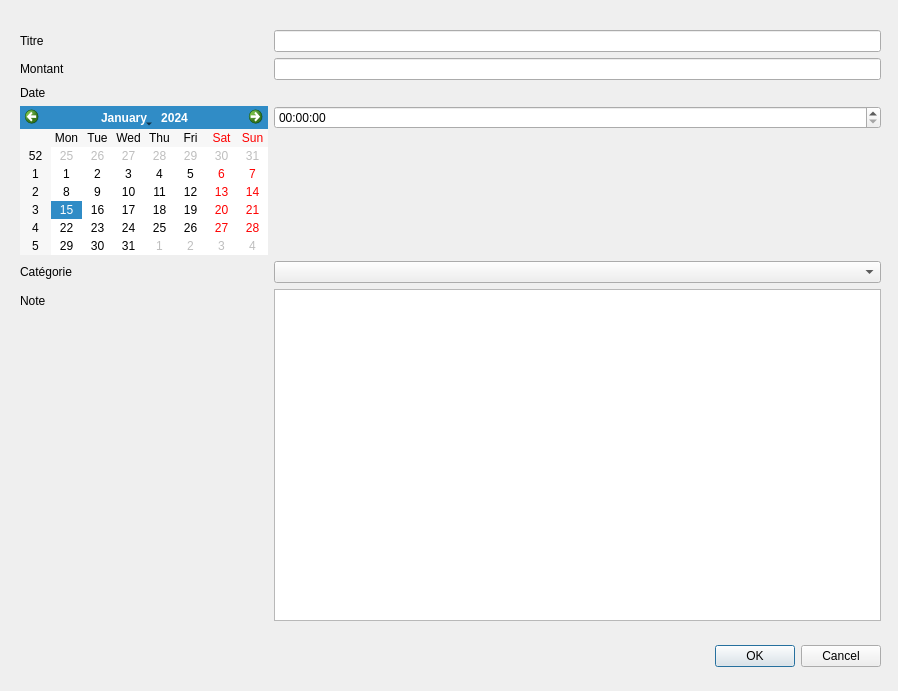
<?xml version="1.0" encoding="UTF-8"?>
<ui version="4.0">
 <class>Transaction</class>
 <widget class="QDialog" name="Transaction">
  <property name="geometry">
   <rect>
    <x>0</x>
    <y>0</y>
    <width>898</width>
    <height>691</height>
   </rect>
  </property>
  <property name="windowTitle">
   <string>Dialog</string>
  </property>
  <widget class="QDialogButtonBox" name="buttonBox">
   <property name="geometry">
    <rect>
     <x>540</x>
     <y>640</y>
     <width>341</width>
     <height>32</height>
    </rect>
   </property>
   <property name="orientation">
    <enum>Qt::Horizontal</enum>
   </property>
   <property name="standardButtons">
    <set>QDialogButtonBox::Cancel|QDialogButtonBox::Ok</set>
   </property>
  </widget>
  <widget class="QWidget" name="formLayoutWidget">
   <property name="geometry">
    <rect>
     <x>20</x>
     <y>30</y>
     <width>861</width>
     <height>591</height>
    </rect>
   </property>
   <layout class="QFormLayout" name="formLayout">
    <item row="0" column="0">
     <widget class="QLabel" name="titleLabel">
      <property name="text">
       <string>Titre</string>
      </property>
     </widget>
    </item>
    <item row="0" column="1">
     <widget class="QLineEdit" name="titleLineEdit"/>
    </item>
    <item row="1" column="0">
     <widget class="QLabel" name="amountLabel">
      <property name="text">
       <string>Montant</string>
      </property>
     </widget>
    </item>
    <item row="1" column="1">
     <widget class="QLineEdit" name="amountLineEdit"/>
    </item>
    <item row="2" column="0">
     <widget class="QLabel" name="dateLabel">
      <property name="text">
       <string>Date</string>
      </property>
     </widget>
    </item>
    <item row="4" column="0">
     <widget class="QLabel" name="categoryLabel">
      <property name="text">
       <string>Catégorie</string>
      </property>
     </widget>
    </item>
    <item row="4" column="1">
     <widget class="QComboBox" name="categoryComboBox"/>
    </item>
    <item row="5" column="0">
     <widget class="QLabel" name="noteLabel">
      <property name="text">
       <string>Note</string>
      </property>
     </widget>
    </item>
    <item row="5" column="1">
     <widget class="QPlainTextEdit" name="notePlainTextEdit"/>
    </item>
    <item row="3" column="0">
     <widget class="QCalendarWidget" name="calendarWidget"/>
    </item>
    <item row="3" column="1">
     <widget class="QTimeEdit" name="timeEdit"/>
    </item>
   </layout>
  </widget>
 </widget>
 <resources/>
 <connections>
  <connection>
   <sender>buttonBox</sender>
   <signal>accepted()</signal>
   <receiver>Transaction</receiver>
   <slot>accept()</slot>
   <hints>
    <hint type="sourcelabel">
     <x>248</x>
     <y>254</y>
    </hint>
    <hint type="destinationlabel">
     <x>157</x>
     <y>274</y>
    </hint>
   </hints>
  </connection>
  <connection>
   <sender>buttonBox</sender>
   <signal>rejected()</signal>
   <receiver>Transaction</receiver>
   <slot>reject()</slot>
   <hints>
    <hint type="sourcelabel">
     <x>316</x>
     <y>260</y>
    </hint>
    <hint type="destinationlabel">
     <x>286</x>
     <y>274</y>
    </hint>
   </hints>
  </connection>
 </connections>
</ui>
